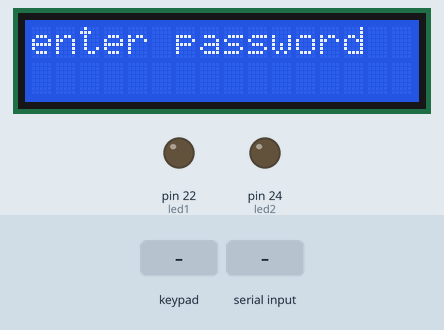
The sketch below on a simulated Arduino Mega 2560, built with avr-gcc and run on an emulated ATmega2560. On the bench: 16×2 character LCD, output pins drawn as LEDs (lit = HIGH). Inputs (shaded band) come from the test bench. What the sketch prints to the serial monitor is not drawn.

Above: at 1.2 s.
1.3 s: keypad keys 0 0 0 0 0 0 * pressed 0.4 s apart
At 1.5 s:
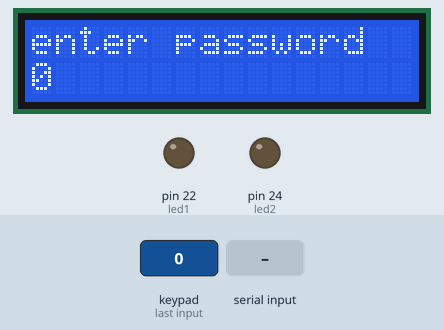
At 4.7 s:
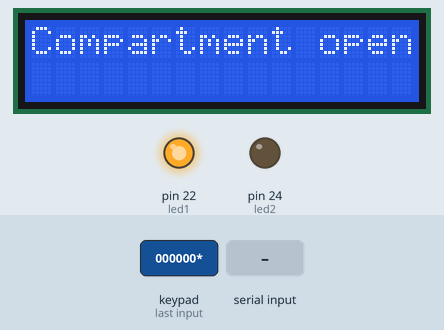
5.6 s: "30,150\n" received over the second serial link
Timing chart, 0 to 8.6 s (numbered marks = the images above; inputs shaded):
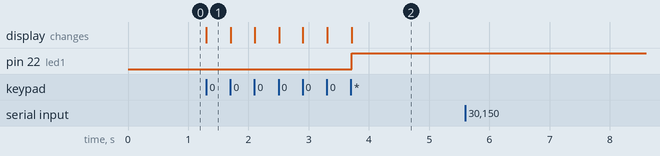

Measured:
- after the input at 1.3 s, pin 22 (led1): LOW → HIGH after 2.4 s; the display: changes at once (image 1)
- after the input at 5.6 s, every drawn part: stays the same

The sketch:

Code_Robots_Everywhere.ino
```cpp
#include <SoftwareSerial.h>
#include <Keypad.h> //keypad library
#include <LiquidCrystal.h> //lcd library

//########################Entering passwords
int m = 0;
bool finished = false;
int result[6] = {-1,-1,-1,-1,-1,-1};
bool message_set = false;
int led1 = 22; //led compartment 1
int led2 = 24; //led compartment 2
bool passwordcheck = true; //used in checking password
int compartment = 0;

//########################Entering passwords


//#######################Setting up keypad
const byte ROWS = 4; // Four rows
const byte COLS = 3; // Three columns
char keys[ROWS][COLS] = {
  {'1','2','3'},
  {'4','5','6'},
  {'7','8','9'},
  {'#','0','*'}
};
byte rowPins[ROWS] = { 3, 8, 7, 5 };
byte colPins[COLS] = { 4, 2, 6 };
Keypad kpd = Keypad( makeKeymap(keys), rowPins, colPins, ROWS, COLS );
//#######################Setting up keypad

//#########################Setting LCD
LiquidCrystal lcd(53,51,49,47,45,43);
//#########################Setting LCD


//##########################Setting passwords
int i = 0;
int j = 0;
bool start = false;
int password1[] = {0,0,0,0,0,0};
int password2[] = {0,0,0,0,0,0};
//##########################Setting passwords


void setup() {
  pinMode(led1, OUTPUT);
  pinMode(led2, OUTPUT);
  Serial3.begin(9600); // For Bluetooth
  Serial.begin(9600); // For the IDE monitor Tools -> Serial Monitor
  lcd.begin(16,2);
  lcd.print("enter password");
  lcd.setCursor(0,1);
}

void loop() {

//##########################Setting passwords
  int data = Serial3.read();
  data = data - 48;

  if(data != -49){
    if(start != true){
      if(data == 1){
        i = 1;
        Serial.println("Compartment 1");
        start = true;
      }
      else if(data == 2){
        i = 2;
        Serial.println("Compartment 2");
        start = true;
      }
    }
    else if(start == true){
      if(i ==1){
        password1[j] = data;
        Serial.println(password1[j]);
      }
      else if(i == 2){
        password2[j] = data;
        Serial.println(password2[j]);
      }
      j = j + 1;
      if(j == 6){
        i = 0;
        start = false;
        j = 0;
      }
    }
  }
//##########################Setting passwords


//###########################Entering password
  if(finished == false)
  {
    char key = kpd.getKey();
    if(key)  // Check for a valid key.
    {
      switch(key)
      {
        case '#':
          if(m > 0){ //otherwise there is no previous number to remove
          result[m-1] = -1; //previous int to null
          m -= 1;
          lcd.setCursor(m,1);
          lcd.print(" ");
          break;
        case '*':
          finished = true;
          break;
        default:
          result[m] = key-48; //current int to key
          lcd.setCursor(m,1);
          lcd.print(key);
          m += 1;
      }
    }
  }
  if((finished == true) && (message_set == false)){
    lcd.clear();
    lcd.print("entered password");
    Serial.println("Entered password");


//###########################Entering password


//############################Checking correctness

      for(int n = 0; n < 6 && passwordcheck; n++){
        Serial.println(result[n]);
        Serial.println(password1[n]);
        if(result[n]!=password1[n]) passwordcheck = false;
      }
      if(passwordcheck == true){
        compartment = 1;
      }
      passwordcheck = true;
      for(int n = 0; n < 6 && passwordcheck && compartment == 0; n++){
        if(result[n]!=password2[n]) passwordcheck = false;
      }
      if(passwordcheck == true && compartment == 0){
        compartment = 2;
      }

      if(passwordcheck==false){ //if the is a mistake in the password |||  if(!password_check){...} would work aswell
          lcd.clear();
          lcd.print("wrong password, try again");
          delay(1000);
          lcd.clear();
          m = 0; //for resetting result procedure
          lcd.print("Enter password");
          finished = false;
        }
      else{
        passwordcheck = true;
        lcd.clear();
        lcd.print("Compartment open");
        if (compartment==1){
          Serial.println("compartment 1");
          digitalWrite(led1, HIGH);
        }
        else{
          digitalWrite(led2, HIGH);
          Serial.println("compartment 2");
        }
        compartment = 0;
      }
    }
  }
}
```
